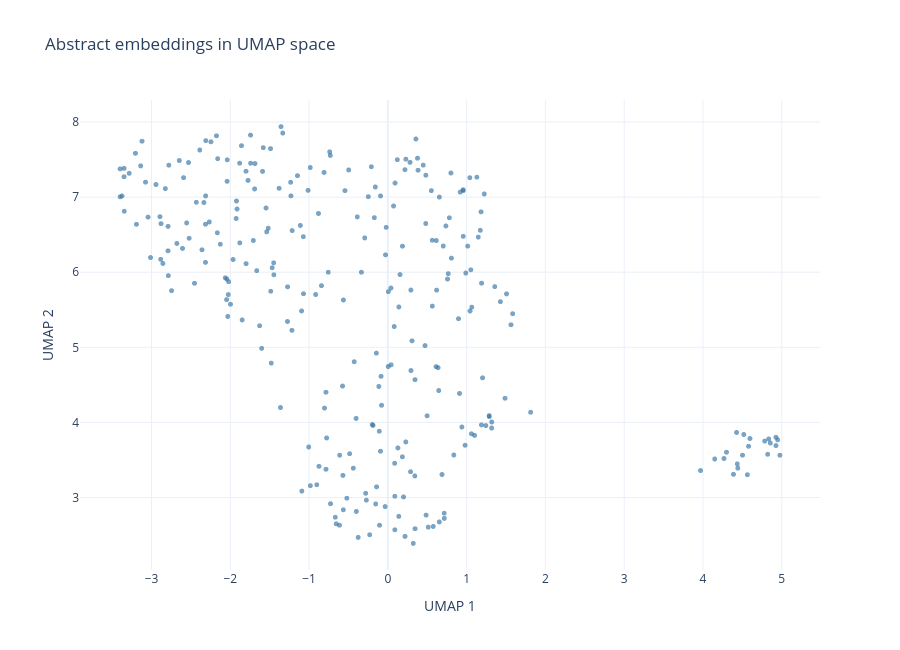

Notebook source saved alongside this figure:
### Markdown cell above
## 2b. UMAP

UMAP emphasizes neighbourhood structure and can reveal nonlinear patterns. This view uses cosine distance on the original embeddings, with a fixed seed for reproducibility. The axes have no direct semantic meaning, and apparent islands are not proof of distinct research topics.

`n_neighbors` controls the balance between local and broader structure; `min_dist` controls how tightly points can pack in the plot. All inputs are complete title-and-abstract pairs, so this unclustered view uses a single colour. Compare the same papers in both projections; the later views colour them by cluster.

### Code cell
try:
    import umap
except ImportError as exc:
    raise ImportError("Install UMAP in this kernel with %pip install umap-learn, then rerun this cell.") from exc

UMAP_NEIGHBOURS = min(15, len(papers) - 1)
UMAP_MIN_DIST = 0.1
reducer = umap.UMAP(
    n_components=2,
    n_neighbors=UMAP_NEIGHBOURS,
    min_dist=UMAP_MIN_DIST,
    metric="cosine",
    random_state=RANDOM_STATE,
    n_jobs=1,
)
umap_coordinates = reducer.fit_transform(embeddings)
assert umap_coordinates.shape == (len(papers), 2) and np.isfinite(umap_coordinates).all()
papers["UMAP 1"] = plot_data["UMAP 1"] = umap_coordinates[:, 0]
papers["UMAP 2"] = plot_data["UMAP 2"] = umap_coordinates[:, 1]
umap_figure = embedding_plot(plot_data, "UMAP 1", "UMAP 2", "Abstract embeddings in UMAP space")
umap_figure.show()

### Figure 1 — Plotly figure (JSON) as saved in the notebook; plotly's stock layout.template omitted (floating-point values rounded to 4 significant figures; data arrays with more than 128 entries replaced by an {"elided": "..."} marker saying what was removed)
{"data": [{"customdata": {"elided": "282x7 mixed values"}, "hovertemplate": "<b>%{hovertext}</b><br><br>Key=%{customdata[0]}<br>year=%{customdata[1]}<br>journal=%{customdata[2]}<br>doi=%{customdata[3]}<br>Text preview=%{customdata[4]}<br>Title + abstract tokens=%{customdata[5]}<br>Abstract words=%{customdata[6]}<extra></extra>", "hovertext": {"elided": "282 str values"}, "legendgroup": "", "marker": {"color": "#3573A5", "opacity": 0.65, "size": 5, "symbol": "circle"}, "mode": "markers", "name": "", "showlegend": false, "type": "scattergl", "x": {"elided": "282 float values"}, "xaxis": "x", "y": {"elided": "282 float values"}, "yaxis": "y"}], "layout": {"height": 650, "legend": {"tracegroupgap": 0}, "title": {"text": "Abstract embeddings in UMAP space"}, "xaxis": {"anchor": "y", "domain": [0, 1], "title": {"text": "UMAP 1"}}, "yaxis": {"anchor": "x", "domain": [0, 1], "title": {"text": "UMAP 2"}}}}
